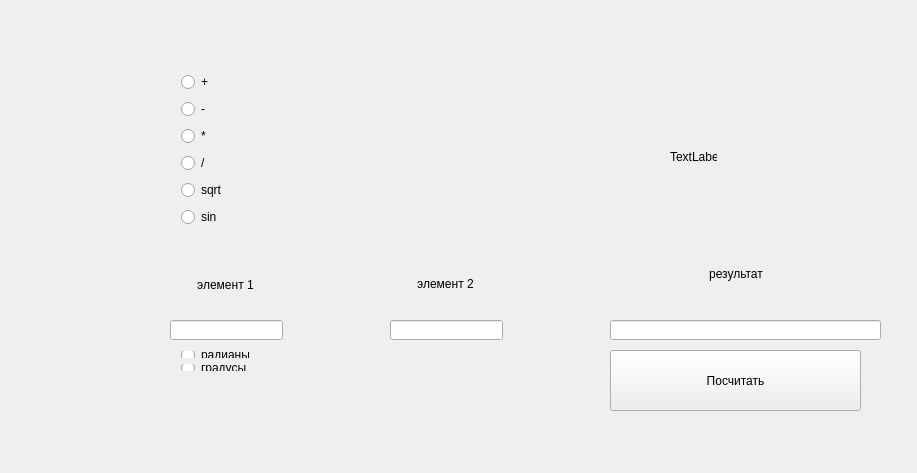
<?xml version="1.0" encoding="UTF-8"?>
<ui version="4.0">
 <class>Widget</class>
 <widget class="QWidget" name="Widget">
  <property name="geometry">
   <rect>
    <x>0</x>
    <y>0</y>
    <width>917</width>
    <height>473</height>
   </rect>
  </property>
  <property name="windowTitle">
   <string>Widget</string>
  </property>
  <widget class="QLineEdit" name="line_number_2">
   <property name="geometry">
    <rect>
     <x>390</x>
     <y>320</y>
     <width>113</width>
     <height>20</height>
    </rect>
   </property>
  </widget>
  <widget class="QLineEdit" name="line_result">
   <property name="geometry">
    <rect>
     <x>610</x>
     <y>320</y>
     <width>271</width>
     <height>20</height>
    </rect>
   </property>
   <property name="readOnly">
    <bool>true</bool>
   </property>
  </widget>
  <widget class="QLineEdit" name="line_number_1">
   <property name="geometry">
    <rect>
     <x>170</x>
     <y>320</y>
     <width>113</width>
     <height>20</height>
    </rect>
   </property>
  </widget>
  <widget class="QPushButton" name="result_b">
   <property name="geometry">
    <rect>
     <x>610</x>
     <y>350</y>
     <width>251</width>
     <height>61</height>
    </rect>
   </property>
   <property name="text">
    <string>Посчитать</string>
   </property>
   <property name="autoDefault">
    <bool>false</bool>
   </property>
   <property name="default">
    <bool>false</bool>
   </property>
  </widget>
  <widget class="QWidget" name="gridLayoutWidget">
   <property name="geometry">
    <rect>
     <x>170</x>
     <y>60</y>
     <width>211</width>
     <height>180</height>
    </rect>
   </property>
   <layout class="QGridLayout" name="gridLayout_2">
    <item row="1" column="0">
     <widget class="QRadioButton" name="minus_Rb">
      <property name="text">
       <string>-</string>
      </property>
     </widget>
    </item>
    <item row="5" column="0">
     <widget class="QRadioButton" name="sin_Rb">
      <property name="text">
       <string>sin</string>
      </property>
     </widget>
    </item>
    <item row="4" column="0">
     <widget class="QRadioButton" name="sqrt_Rb">
      <property name="text">
       <string>sqrt</string>
      </property>
     </widget>
    </item>
    <item row="2" column="0">
     <widget class="QRadioButton" name="multiply_Rb">
      <property name="text">
       <string>*</string>
      </property>
     </widget>
    </item>
    <item row="0" column="0">
     <widget class="QRadioButton" name="summ_Rb">
      <property name="text">
       <string>+</string>
      </property>
     </widget>
    </item>
    <item row="3" column="0">
     <widget class="QRadioButton" name="del_Rb">
      <property name="text">
       <string>/</string>
      </property>
     </widget>
    </item>
   </layout>
  </widget>
  <widget class="QLabel" name="error_Lb">
   <property name="geometry">
    <rect>
     <x>166</x>
     <y>400</y>
     <width>321</width>
     <height>51</height>
    </rect>
   </property>
   <property name="text">
    <string>&lt;html&gt;&lt;head/&gt;&lt;body&gt;&lt;p align=&quot;center&quot;&gt;&lt;br/&gt;&lt;/p&gt;&lt;/body&gt;&lt;/html&gt;</string>
   </property>
  </widget>
  <widget class="QLabel" name="result_Lb">
   <property name="geometry">
    <rect>
     <x>620</x>
     <y>240</y>
     <width>232</width>
     <height>69</height>
    </rect>
   </property>
   <property name="text">
    <string>&lt;html&gt;&lt;head/&gt;&lt;body&gt;&lt;p align=&quot;center&quot;&gt;результат&lt;/p&gt;&lt;/body&gt;&lt;/html&gt;</string>
   </property>
  </widget>
  <widget class="QLabel" name="op2_Lb">
   <property name="geometry">
    <rect>
     <x>390</x>
     <y>250</y>
     <width>111</width>
     <height>69</height>
    </rect>
   </property>
   <property name="text">
    <string>&lt;html&gt;&lt;head/&gt;&lt;body&gt;&lt;p align=&quot;center&quot;&gt;элемент 2&lt;/p&gt;&lt;/body&gt;&lt;/html&gt;</string>
   </property>
  </widget>
  <widget class="QLabel" name="op1_Lb">
   <property name="geometry">
    <rect>
     <x>160</x>
     <y>270</y>
     <width>131</width>
     <height>31</height>
    </rect>
   </property>
   <property name="text">
    <string>&lt;html&gt;&lt;head/&gt;&lt;body&gt;&lt;p align=&quot;center&quot;&gt;        элемент 1&lt;/p&gt;&lt;/body&gt;&lt;/html&gt;</string>
   </property>
  </widget>
  <widget class="QWidget" name="verticalLayoutWidget">
   <property name="geometry">
    <rect>
     <x>170</x>
     <y>340</y>
     <width>160</width>
     <height>42</height>
    </rect>
   </property>
   <layout class="QVBoxLayout" name="verticalLayout">
    <item>
     <widget class="QRadioButton" name="sin_Rb_rad">
      <property name="text">
       <string>радианы</string>
      </property>
     </widget>
    </item>
    <item>
     <widget class="QRadioButton" name="sin_Rb_grad">
      <property name="text">
       <string>градусы</string>
      </property>
     </widget>
    </item>
   </layout>
  </widget>
  <widget class="QLabel" name="label">
   <property name="geometry">
    <rect>
     <x>670</x>
     <y>150</y>
     <width>47</width>
     <height>13</height>
    </rect>
   </property>
   <property name="text">
    <string>TextLabel</string>
   </property>
  </widget>
 </widget>
 <layoutdefault spacing="6" margin="11"/>
 <resources/>
 <connections/>
</ui>
